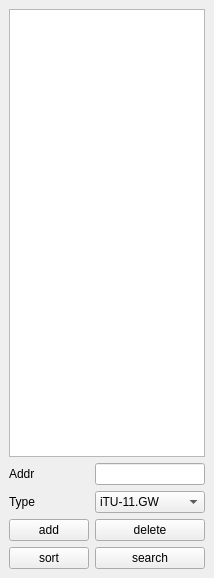
<?xml version="1.0" encoding="UTF-8"?>
<ui version="4.0">
 <class>DeviceTreeDock</class>
 <widget class="QDockWidget" name="DeviceTreeDock">
  <property name="geometry">
   <rect>
    <x>0</x>
    <y>0</y>
    <width>204</width>
    <height>578</height>
   </rect>
  </property>
  <property name="features">
   <set>QDockWidget::NoDockWidgetFeatures</set>
  </property>
  <property name="windowTitle">
   <string>DeviceTree</string>
  </property>
  <widget class="QWidget" name="dockWidgetContents">
   <layout class="QGridLayout" name="gridLayout">
    <item row="1" column="0">
     <widget class="QLabel" name="label">
      <property name="text">
       <string>Addr</string>
      </property>
     </widget>
    </item>
    <item row="2" column="0">
     <widget class="QLabel" name="label_2">
      <property name="text">
       <string>Type</string>
      </property>
     </widget>
    </item>
    <item row="3" column="1">
     <widget class="QPushButton" name="deleteButton">
      <property name="text">
       <string>delete</string>
      </property>
     </widget>
    </item>
    <item row="2" column="1">
     <widget class="QComboBox" name="typeCombo">
      <item>
       <property name="text">
        <string>iTU-11.GW</string>
       </property>
      </item>
      <item>
       <property name="text">
        <string>iTU-11.6.16</string>
       </property>
      </item>
      <item>
       <property name="text">
        <string>iTU-11.12.16</string>
       </property>
      </item>
      <item>
       <property name="text">
        <string>iTU-11.MP.4</string>
       </property>
      </item>
      <item>
       <property name="text">
        <string>iTU-11.6.16D</string>
       </property>
      </item>
      <item>
       <property name="text">
        <string>iTU-11.12.16D</string>
       </property>
      </item>
     </widget>
    </item>
    <item row="3" column="0">
     <widget class="QPushButton" name="addButton">
      <property name="text">
       <string>add</string>
      </property>
     </widget>
    </item>
    <item row="0" column="0" colspan="2">
     <widget class="QTreeView" name="treeView">
      <property name="editTriggers">
       <set>QAbstractItemView::NoEditTriggers</set>
      </property>
     </widget>
    </item>
    <item row="1" column="1">
     <widget class="QLineEdit" name="addressEdit"/>
    </item>
    <item row="4" column="0">
     <widget class="QPushButton" name="sortButton">
      <property name="text">
       <string>sort</string>
      </property>
     </widget>
    </item>
    <item row="4" column="1">
     <widget class="QPushButton" name="searchButton">
      <property name="text">
       <string>search</string>
      </property>
     </widget>
    </item>
   </layout>
  </widget>
 </widget>
 <resources/>
 <connections/>
</ui>
